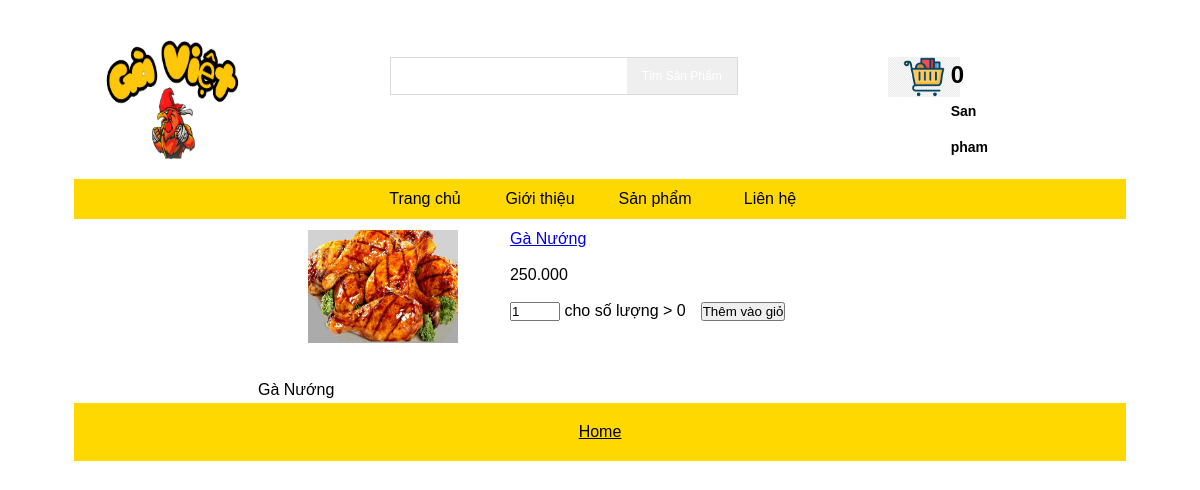
The app's page /?thamso=chi_tiet_san_pham&id=1 with its own data.
### tables this page shows
CREATE TABLE `menu_ngang` (
  `id` int(11) NOT NULL,
  `ten` varchar(256) NOT NULL,
  `noi_dung` mediumtext NOT NULL,
  `loai_menu` varchar(256) NOT NULL
);

CREATE TABLE `san_pham` (
  `id` int(11) NOT NULL,
  `ten` varchar(256) NOT NULL,
  `noi_dung` mediumtext NOT NULL,
  `noi_bat` varchar(256) NOT NULL,
  `hinh_anh` varchar(256) NOT NULL,
  `gia` int(255) NOT NULL,
  `thuoc_menu` int(255) NOT NULL,
  `trang_chu` varchar(256) NOT NULL,
  `sap_xep_trang_chu` varchar(255) NOT NULL,
  `maloai` varchar(13) NOT NULL
);

### chuc_nang/menu_ngang/menu_ngang.php (the view)
<?php
	$sql="select id,ten,loai_menu from menu_ngang order by id";
	$tam=$conn->query($sql);
	echo "<div class='menu_ngang' >";
	echo"<ul>";
	echo "<li><a href='index.php'>Trang chủ</a></li>";
	while($data=$tam->fetch())
	{
		if($data['loai_menu']==""){$link_menu="?thamso=xuat_mot_tin&id=".$data['id'];}
		if($data['loai_menu']=="san_pham"){$link_menu="?thamso=xuat_san_pham";}
		echo "<li><a href='$link_menu'>";
			echo $data['ten'];
		echo "</a></li>";
	}
	echo"</ul>";
	echo "</div>";
?>

### chuc_nang/san_pham/chi_tiet_san_pham.php (shortened to what this page needs)
<?php
	$id=$_GET['id'];
	$sql="select * from san_pham where id='$id'";
	$tam=$conn->query($sql);
	$data=$tam->fetch();
	$link_anh="hinh_anh/san_pham/".$data['hinh_anh'];
	echo "<table>";
		echo "<tr>";
			echo "<td width='250px' align='center' >";
				echo "<img src='$link_anh' width='150px' >";
			echo "</td>";
			echo "<td valign='top' >";
				echo "<a href='#'>";
					echo $data['ten'];
				echo "</a>";
				echo "<br>";
				echo "<br>";
				$gia=$data['gia'];
				$gia=number_format($gia,0,",",".");
				echo $gia;
				echo "<br>";
				echo "<br>";
				echo "<form>";
					echo "<input type='number' name='so_luong' min='0' value='1'  style='width:50px' > ";
					echo "cho số lượng > 0";
					echo "<input type='submit' value='Thêm vào giỏ' style='margin-left:15px' > ";
				echo "</form>";
			echo "</td>";
		echo "</tr>";
		echo "<tr>";
			echo "<td colspan='2' >";
				echo "<br>";
				echo "<br>";
				echo $data['noi_dung'];
			echo "</td>";
		echo "</tr>";
	echo "</table>";
?>

### style.css (style rules this page uses)
* { margin: 0; padding: 0; }
body { font-family:Arial, Helvetica, sans-serif; background:#FFFFFFFF; height: 100%; }
.menu_ngang ul { background:#FFD800FF; list-style-type: none; text-align: center; font-family:Arial; }
.menu_ngang li { display: inline-block; width: 120px; line-height: 40px; margin-left: -5px; font-family:Arial; }
.menu_ngang a { text-decoration: none; color: #000; display: block; font-family:Arial; }

### records on screen
menu_ngang: ten "Giới thiệu"
menu_ngang: ten "Sản phẩm"
menu_ngang: ten "Liên hệ"
san_pham: hinh_anh (picture), ten "Gà Nướng", gia "250.000", noi_dung "Gà Nướng"

### other values on screen
$so_luong "0"
